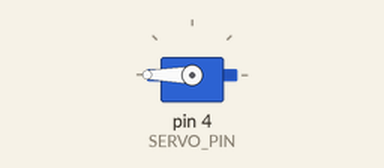
The sketch below on a simulated Arduino Uno, built with avr-gcc and run on an emulated ATmega328P. On the bench: servo. What the sketch prints to the serial monitor is not drawn.

Above: at 0.05 s.
Timing chart, 0 to 4.6 s (numbered marks = the images above):
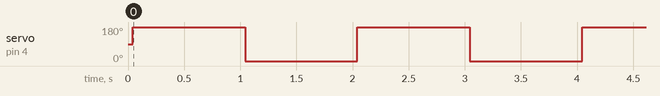

The sketch:

servo_motor.ino
```cpp
#include <Servo.h>

#define SERVO_PIN         (4)
#define SERVO_MOVE_DELAY  (5)

Servo myservo;

int pos = 0;

void setup() {
  myservo.attach(SERVO_PIN);

  Serial.begin(9600);

  Serial.println("Servo will start from position 0, and move to position 180, then back to 0.");
}

void loop() {
  // put your main code here, to run repeatedly:
  Serial.println("Servo movement starting ...");

  // for(pos = 0;  pos <= 180; pos +=1){
  //   myservo.write(pos);
  //   delay_servo();
  // }

  // delay(500);

  // for(pos = 180; pos >= 0; pos -= 1){
  //   myservo.write(pos);
  //   delay_servo();
  // }

  myservo.write(180);

  delay(1000);

  myservo.write(-180);

  delay(1000);
}

void delay_servo(){
  delay(SERVO_MOVE_DELAY);
}
```

Measured:
- by itself, servo on pin 4 (SERVO_PIN): alternates 180° for 1.0 s and 0° for 1.0 s
